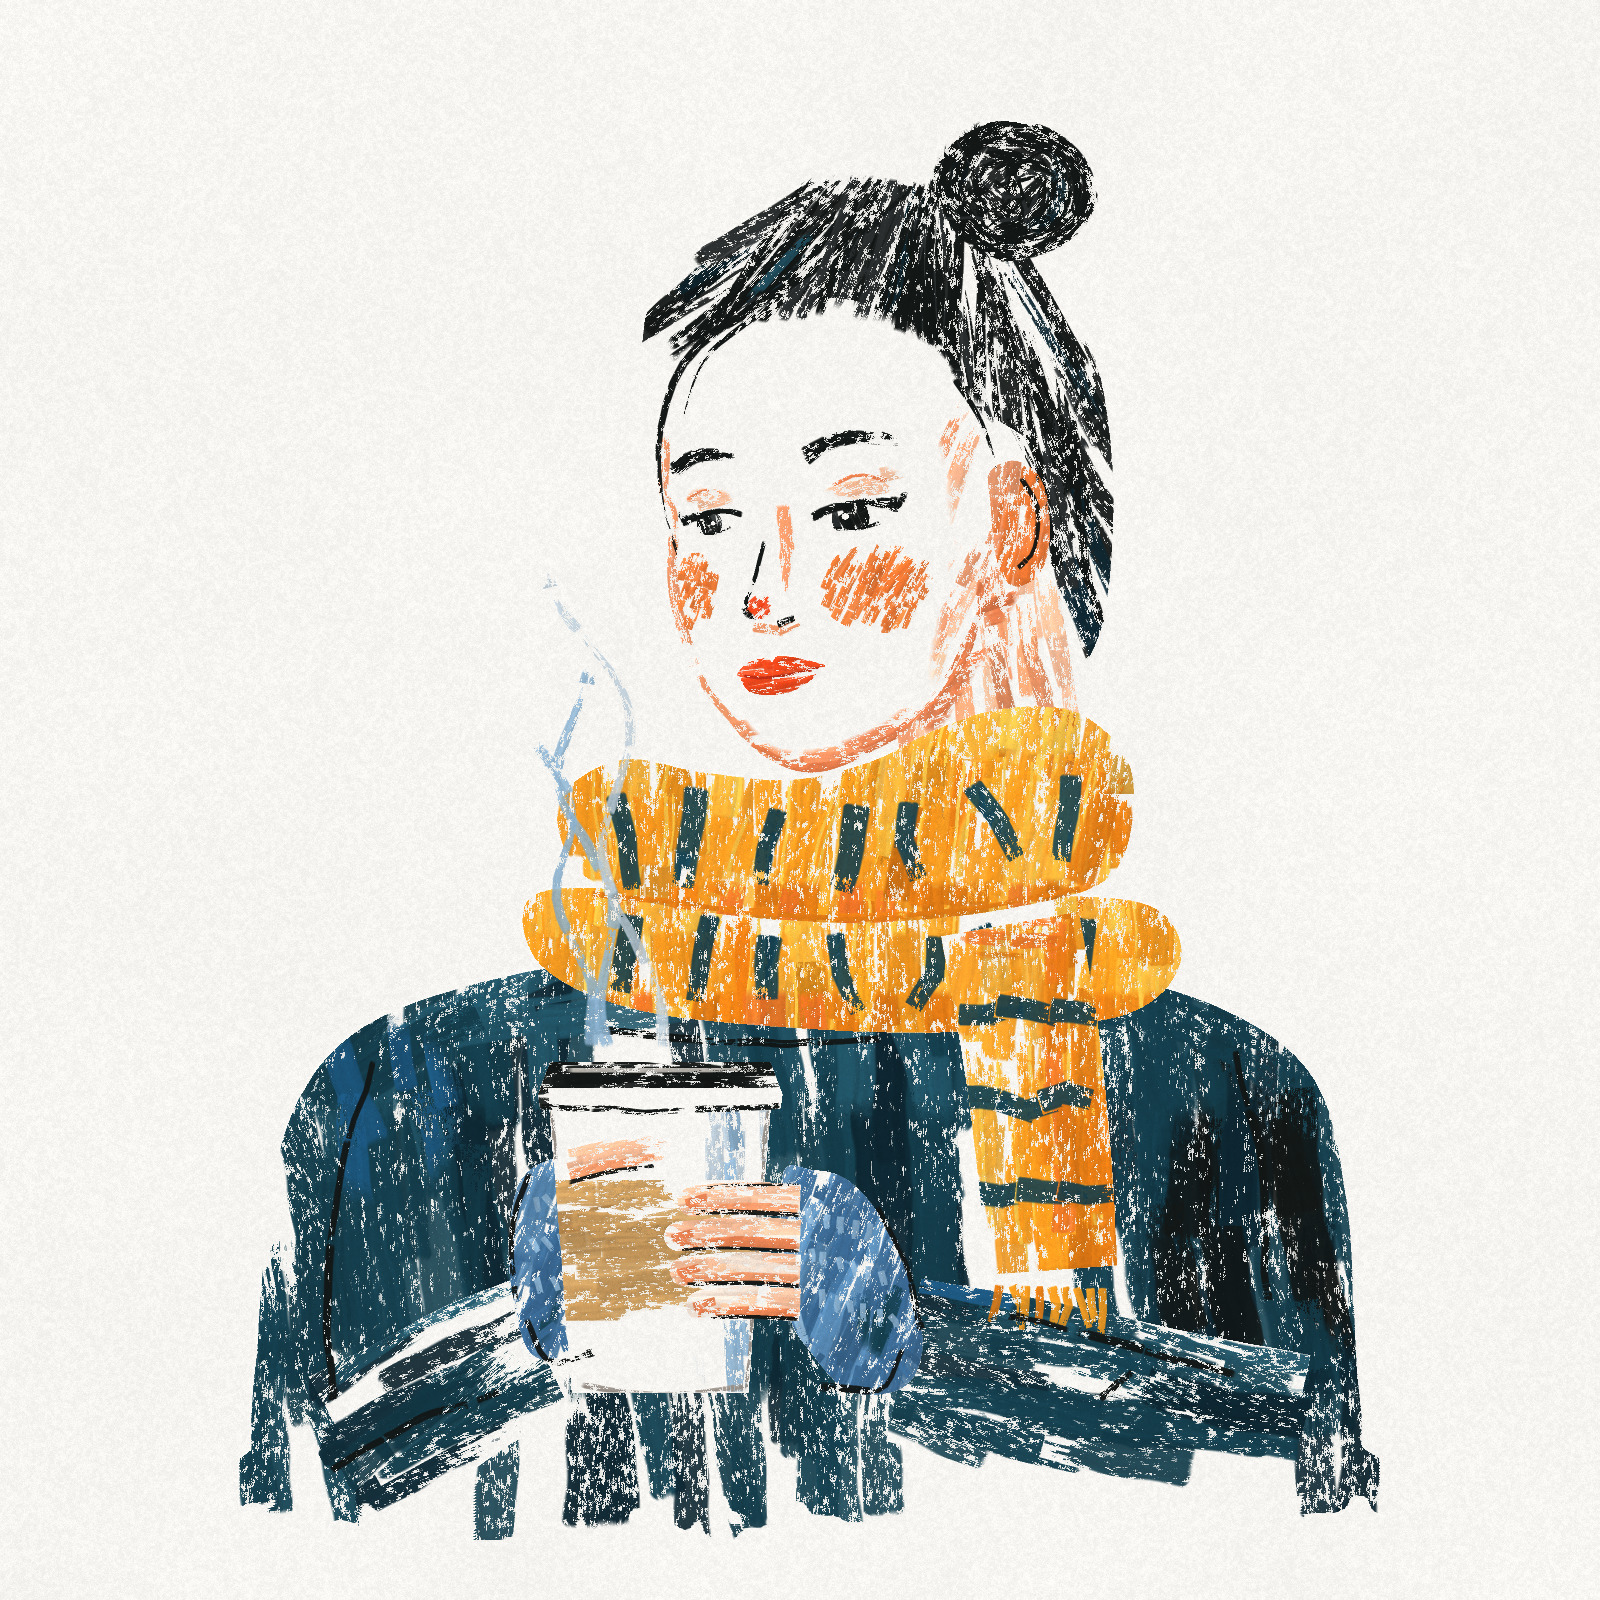

The script that saved this image:
"""Example (oil-pastel portrait): 捧着一杯热的 · Something Warm to Hold -- a winter-morning portrait in oil pastel.

A cold morning at an outdoor market. A young woman with her black hair pulled back into a loose bun holds a paper
cup up in both hands and looks down into it; the steam curls up past her face. Her cheeks, the tip of her nose and
her ear are red with the cold. A chunky saffron scarf, striped in navy, is wound twice round her neck up to the
chin, one end hanging in front; a navy wool coat; cool-blue fingerless gloves, the bare fingers of one hand wrapped
round the kraft sleeve of the cup, the thumb of the other on top; a black plastic lid. She floats on white paper as
a vignette: the coat runs out in dry streaks below, there is no background.

Drawn in the order an illustrator works with oil pastels: white paper -> the navy coat and sleeves laid in with
long parallel dry strokes -> the saffron scarf -> the black hair -> the skin (peach on the shadow side, the neck,
the ear, the fingers) -> the cup and the gloves -> the stripes and ribs as short bold dashes -> the black crayon
accents -> the face (eyes, brows, nose, blush, lips) -> steam and the last flyaway strokes. --stages writes those
steps as snapshots for the draw-on. No image model.
python3 oilpastel_warm_cup.py [out.jpg] [--stages DIR]
"""
import os, sys, time
sys.path.insert(0, os.path.join(os.path.dirname(os.path.abspath(__file__)), '..', 'lib'))
import numpy as np
from oilpastel import OilPastel

W, H = 1600, 1600
HC = np.array([800.0, 512.0])            # centre of her face (between the eyes)
S = 1.25                                 # face-local units -> canvas px
TILT = np.deg2rad(-5.0)                  # head leaning a little toward the cup
CS, SN = np.cos(TILT), np.sin(TILT)
CUP = dict(cx=660.0, top=1088.0, bot=1392.0, wt=112.0, wb=88.0)     # half-widths at the rim and the base
KRAFT = (1180.0, 1320.0)
FINGERS = ((1198, 690), (1233, 676), (1268, 682), (1302, 698))      # (y, x of the tip) of the near hand's fingers


def F(u, v):
    """face-local (u right, v down, before the tilt) -> canvas"""
    u, v = u * S, v * S
    return (HC[0] + u * CS - v * SN, HC[1] + u * SN + v * CS)


def FL(pts):
    return [F(u, v) for u, v in pts]


def cup_x(y, side):
    """the cup's silhouette: x of its left (side=-1) or right (+1) edge at height y"""
    c = CUP
    t = np.clip((y - c['top']) / (c['bot'] - c['top']), 0, 1)
    return c['cx'] + side * (c['wt'] + (c['wb'] - c['wt']) * t)


class Scene:
    def __init__(self, p):
        self.p = p
        self.plan()

    def __setattr__(self, k, v):
        # the canvas-sized masks are kept as uint8 (0..255): plenty for coverage, a quarter of the memory
        if isinstance(v, np.ndarray) and v.dtype != np.uint8 and v.ndim == 2 and v.shape == (H, W):
            v = np.round(np.clip(v, 0, 1) * 255).astype(np.uint8)
        object.__setattr__(self, k, v)

    def m(self, name):
        return getattr(self, name).astype(np.float32) * np.float32(1 / 255)

    # ------------------------------------------------------------------ shapes
    def plan(self):
        p = self.p
        # head: face, ear, neck, hair, bun
        self.face = p.poly(FL([(-104, -100), (-110, -48), (-100, -10), (-107, 36), (-101, 86), (-84, 140), (-52, 186),
                               (-12, 208), (36, 198), (86, 166), (126, 116), (148, 58), (152, 0), (146, -62),
                               (124, -122), (60, -164), (-30, -170), (-88, -146)]), smooth=True)
        self.ear = p.poly(FL([(150, -10), (172, -26), (194, -10), (198, 30), (188, 64), (166, 74), (154, 54)]),
                          smooth=True)
        self.neck = p.poly(FL([(60, 150), (150, 56), (200, 70), (212, 236), (40, 246)]))
        hair = p.poly(FL([(-104, -92), (-114, -140), (-94, -200), (-40, -242), (40, -262), (140, -242), (210, -186),
                          (244, -110), (252, -30), (246, 50), (230, 118), (204, 146), (198, 80), (200, 20),
                          (190, -36), (150, -72), (120, -124), (60, -150), (-30, -156), (-88, -136)]), smooth=True)
        self.bun_c = F(192, -242)
        self.bun = p.blob(self.bun_c[0], self.bun_c[1], 62 * S, 54 * S, 0.12, seed=4)
        self.hair = np.clip(hair + self.m('bun'), 0, 1)
        # scarf: two rolls round the neck, one end hanging in front
        self.r1 = p.poly([(560, 800), (620, 760), (700, 772), (790, 780), (870, 762), (940, 728), (1010, 708),
                          (1084, 716), (1132, 776), (1112, 874), (1010, 908), (880, 922), (760, 918), (640, 900),
                          (575, 866)], smooth=True)
        self.r2 = p.poly([(530, 898), (620, 890), (760, 916), (900, 918), (1030, 898), (1150, 906), (1180, 962),
                          (1120, 1016), (940, 1032), (770, 1026), (630, 1008), (540, 964)], smooth=True)
        self.end_path = [(1010, 924), (1030, 1040), (1044, 1160), (1052, 1270)]
        self.end = p.tube(self.end_path, [140, 138, 134, 130])
        # coat and sleeves
        self.coat = p.poly([(290, 1466), (254, 1440), (258, 1340), (272, 1190), (304, 1090), (372, 1022), (500, 978),
                            (640, 960), (900, 960), (1090, 972), (1228, 1012), (1314, 1080), (1346, 1200),
                            (1356, 1360), (1360, 1440), (1330, 1466), (800, 1470)], smooth=True)
        self.sl_far_path = [(350, 1450), (410, 1416), (476, 1376), (540, 1346)]
        self.sl_far = p.tube(self.sl_far_path, [168, 160, 152, 144]) * self.m('coat')
        self.sl_near_path = [(1290, 1450), (1170, 1424), (1040, 1390), (904, 1360)]
        self.sl_near = p.tube(self.sl_near_path, [194, 188, 178, 166]) * self.m('coat')
        # cup, lid, kraft sleeve
        c = CUP
        ys = np.linspace(c['top'], c['bot'], 12)
        self.cup = p.poly([(cup_x(y, -1), y) for y in ys] + [(cup_x(y, 1), y) for y in ys[::-1]])
        self.lid = p.poly([(c['cx'] - c['wt'] - 10, c['top'] + 6), (c['cx'] - c['wt'] + 2, c['top'] - 26),
                           (c['cx'] + c['wt'] - 2, c['top'] - 26), (c['cx'] + c['wt'] + 10, c['top'] + 6),
                           (c['cx'] + c['wt'] + 8, c['top'] + 20), (c['cx'] - c['wt'] - 8, c['top'] + 20)])
        y0, y1 = KRAFT
        self.kraft = p.poly([(cup_x(y0, -1) - 3, y0), (cup_x(y0, 1) + 3, y0), (cup_x(y1, 1) + 3, y1),
                             (cup_x(y1, -1) - 3, y1)])
        # hands: the near glove on the right of the cup, four bare fingers across its front; the far glove on the
        # left, its thumb across the front above the fingers
        self.glove_n = p.poly([(782, 1178), (812, 1170), (850, 1182), (886, 1226), (912, 1290), (922, 1350),
                               (902, 1388), (852, 1392), (814, 1356), (788, 1306)], smooth=True)
        self.finger_paths, fing = [], []
        for y, tip in FINGERS:
            path = [(800, y + 3), (740, y), (tip, y + 3)]
            self.finger_paths.append(path)
            fing.append(p.tube(path, [33, 32, 29]) + p.ellipse(tip + 2, y + 3, 14.5, 14.5))
        self.fing_each = [np.round(np.clip(f, 0, 1) * 255).astype(np.uint8) for f in fing]
        self.fingers = np.clip(sum(fing), 0, 1)
        self.glove_f = p.poly([(524, 1176), (566, 1156), (598, 1166), (604, 1246), (594, 1316), (566, 1356),
                               (530, 1352), (512, 1290), (510, 1226)], smooth=True)
        self.thumb_path = [(568, 1168), (612, 1156), (654, 1150)]
        self.thumb = np.clip(p.tube(self.thumb_path, [36, 32, 28]) + p.ellipse(656, 1151, 14, 14), 0, 1)
        # visible parts, front to back
        order = ['fingers', 'glove_n', 'thumb', 'cup', 'lid', 'glove_f', 'sl_near', 'sl_far', 'end', 'r1', 'r2',
                 'face', 'ear', 'neck', 'hair', 'coat']
        front = np.zeros((H, W), np.float32)
        for name in order:
            if name == 'coat': self.front_coat = front.copy()
            if name == 'sl_near': self.front_sleeves = front.copy()
            mm = self.m(name)
            setattr(self, name + '_v', np.clip(mm - front, 0, 1))
            front = np.clip(front + mm, 0, 1)
        del front
        # only the visible parts are needed from here on (and a few whole shapes for fields and boxes)
        for k in ('face', 'ear', 'neck', 'end', 'sl_far', 'sl_near', 'cup', 'glove_n', 'glove_f', 'thumb', 'fingers'):
            delattr(self, k)

    # ------------------------------------------------------------------ 1. the coat
    def coat_(self):
        p = self.p
        cv = self.m('coat_v')
        # long parallel strokes, a little slanted, running out in streaks at the bottom
        fc = self.m('front_coat')
        body = cv * p.soften(p.below(None, 1390, invert=True), 30)
        p.fill(body, p.flow(-96, 5, 300, seed=11), {'navy': 6, 'navy_deep': 2, 'black': 1}, length=(160, 320),
               width=(40, 62), density=3.0, pressure=0.97, dry=0.24, streak=0.3, edge=0.45, avoid=fc, seed=12)
        low = cv * p.soften(p.below(None, 1330), 30)
        p.fill(low, p.flow(-94, 5, 300, seed=18), {'navy': 5, 'navy_deep': 3}, length=(140, 260),
               width=(38, 58), density=2.4, pressure=0.88, dry=0.42, streak=0.45, spill=(0, 70), edge=0.6, avoid=fc,
               seed=19)
        # her near side, away from the light, and the lower coat: deeper navy and black
        shade = cv * p.spot(1250, 1260, 200, 360, solid=0.1)
        p.fill(shade, -95, {'navy_deep': 3, 'black': 1}, length=(130, 260), width=(34, 52), density=1.3,
               pressure=0.9, dry=0.4, avoid=fc, seed=13)
        # shoulders: strokes following the slope; the light catching the far shoulder
        sh = cv * p.soften(p.below(None, 1110, invert=True), 30)
        p.fill(sh, p.contour(self.m('coat'), 40, 0, -95), {'navy': 3, 'navy_light': 2}, length=(110, 220),
               width=(32, 46), density=1.3, pressure=0.86, dry=0.35, seed=14)
        p.fill(cv * p.spot(380, 1110, 130, 150, solid=0.2), -100, {'cobalt': 2, 'navy_light': 2}, length=(100, 200),
               width=(24, 36), density=1.0, pressure=0.78, dry=0.45, seed=15)
        # sleeves: along the forearm, lighter along the top
        for name, path, seed in (('sl_far_v', self.sl_far_path, 16), ('sl_near_v', self.sl_near_path, 17)):
            mm = self.m(name)
            a = np.rad2deg(np.arctan2(path[-1][1] - path[0][1], path[-1][0] - path[0][0]))
            p.fill(mm, a, {'navy': 5, 'navy_deep': 2}, length=(130, 240), width=(34, 50), density=3.0,
                   pressure=0.96, dry=0.28, edge=0.4, spill=(0, 60), avoid=self.m('front_sleeves'), seed=seed)
            xs = [q[0] for q in path]; ys = [q[1] - 62 for q in path]
            o = np.argsort(xs)
            top = mm * p.soften(p.below(list(np.array(xs)[o]), list(np.array(ys)[o]), invert=True), 18)
            p.fill(top, a, {'navy_light': 2, 'cobalt': 1}, length=(90, 180), width=(20, 30), density=1.0,
                   pressure=0.78, dry=0.45, seed=seed + 20)

    # ------------------------------------------------------------------ 2. the scarf
    def scarf(self):
        p = self.p
        for name, seed in (('r2', 21), ('r1', 22)):
            mm = self.m(name + '_v')
            fld = p.flow(-86 if name == 'r1' else -90, 7, 200, seed=seed + 40)
            p.fill(mm, fld, {'saffron': 5, 'marigold': 2, 'saffron_deep': 1}, length=(60, 130), width=(30, 44),
                   density=3.0, pressure=0.93, dry=0.28, mix=('yellow', 0.1), edge=0.5, seed=seed)
            bb = p._bbox(self.m(name))
            # the top of each roll in the light, the underside in shadow
            top = mm * p.soften(p.below(None, bb[1] + 46, invert=True), 10)
            p.fill(top, fld, {'marigold': 2, 'yellow': 1}, length=(40, 80), width=(18, 26), density=1.2,
                   pressure=0.8, dry=0.4, seed=seed + 3)
            under = mm * p.soften(p.below(None, bb[3] - 40), 10)
            p.fill(under, fld, {'saffron_deep': 2, 'orange': 1}, length=(40, 80), width=(20, 30), density=1.5,
                   pressure=0.86, dry=0.35, seed=seed + 5)
        ev = self.m('end_v')
        p.fill(ev, -92, {'saffron': 5, 'marigold': 2, 'saffron_deep': 1}, length=(80, 160), width=(30, 42),
               density=3.0, pressure=0.93, dry=0.3, mix=('yellow', 0.1), edge=0.45, seed=23)
        p.fill(ev * p.soften(p.rect(1040, 900, 1140, 1300), 12), -92, {'saffron_deep': 2, 'orange': 1},
               length=(60, 130), width=(20, 30), density=1.2, pressure=0.84, dry=0.4, seed=24)
        # where the end comes out from under the rolls
        p.fill(ev * p.spot(1012, 935, 90, 40, solid=0.2), 0, {'saffron_deep': 1, 'orange': 1}, length=(40, 80),
               width=(14, 22), density=1.4, pressure=0.84, seed=25)

    # ------------------------------------------------------------------ 3. the hair
    def hair_(self):
        p = self.p
        hv = self.m('hair_v')
        bc = self.bun_c
        tx, ty = bc[0] - 70, bc[1] - 90                     # swept up and back: aim a little above the bun
        fld = lambda x, y: np.rad2deg(np.arctan2(ty - y, tx - x))
        # an open base, swept back from the hairline toward the bun
        p.fill(hv * (1 - self.m('bun')), fld, {'black': 5, 'charcoal': 1, 'navy_deep': 1}, length=(110, 220),
               width=(18, 28), density=1.8, pressure=0.92, dry=0.45, streak=0.5, edge=0.85, seed=31)
        # the strands: long strokes from the hairline back to the bun, over the edge of the mass
        line = p.poly(FL([(-108, -100), (-92, -146), (-30, -164), (60, -158), (122, -128), (152, -76), (160, -40),
                          (150, -60), (116, -116), (58, -146), (-30, -152), (-86, -134)]))
        hclip = p._edge_clip(np.clip(p.soften(self.m('hair'), 6) * 1.6, 0, 1), 0.8)
        p.hair(None, fld, ('black', 'black', 'charcoal'), 70, (160, 320), (9, 16), bend=0.035, pressure=0.92,
               roots=line, dry=0.45, taper=0.65, clip=hclip, seed=32)
        nape = p.poly(FL([(196, -40), (246, -40), (240, 110), (204, 130)]))
        p.hair(None, fld, ('black', 'charcoal'), 14, (100, 200), (9, 14), bend=0.03, pressure=0.88, roots=nape,
               taper=0.6, seed=33)
        # the bun: scribbled round and round
        bm = self.m('bun') * hv
        p.fill(bm, p.contour(self.m('bun'), 14, 0), {'black': 4, 'navy_deep': 1}, length=(70, 140), width=(16, 24),
               density=2.4, pressure=0.9, dry=0.4, edge=0.7, seed=34)
        r = np.random.default_rng(35)
        for i in range(5):
            t = np.linspace(0, 2 * np.pi * r.uniform(0.7, 1.1), 30) + r.uniform(0, 6.3)
            rr = (r.uniform(0.45, 0.95) * 62 * S)
            pts = [(bc[0] + rr * np.cos(a) * 1.1, bc[1] + rr * np.sin(a) * 0.92) for a in t]
            p.crayon(pts, r.uniform(7, 11), 'black', 0.9, wobble=2.0, seed=36 + i)
        # the light on the crown: a few navy strokes
        crown = hv * p.spot(*F(0, -200), 110 * S, 50 * S, solid=0.1)
        p.fill(crown, fld, 'navy_light', length=(90, 170), width=(6, 10), density=0.2, pressure=0.7, dry=0.5,
               seed=41)

    # ------------------------------------------------------------------ 4. skin
    def skin(self):
        p = self.p
        fv = self.m('face_v')
        # the face is the paper; peach only on the shadow side: the side plane from the temple to the jaw
        side = fv * p.soften(p.poly(FL([(104, -112), (148, -64), (152, 54), (128, 112), (92, 156), (100, 110),
                                        (120, 40), (118, -40)]), smooth=True), 10)
        p.fill(side, -68, {'peach': 2, 'peach_light': 3}, length=(50, 110), width=(12, 20), density=1.0,
               pressure=0.74, dry=0.45, seed=51)
        # under the chin and along the jaw, the far contour, the temple
        jaw = fv * p.soften(p.poly(FL([(-70, 150), (-30, 190), (40, 180), (100, 146), (112, 166), (40, 210),
                                       (-16, 216), (-64, 192)]), smooth=True), 6)
        p.fill(jaw, -12, {'peach': 2, 'peach_deep': 1}, length=(50, 100), width=(14, 22), density=1.7, pressure=0.84,
               dry=0.35, seed=52)
        p.crayon(FL([(-102, -70), (-106, -30), (-100, -6), (-106, 36), (-100, 84), (-86, 132), (-56, 178)]), 9,
                 'peach', 0.8, wobble=1.4, gap=0.15, seed=53)
        p.crayon(FL([(-56, 182), (-14, 204), (30, 196), (80, 170), (118, 126), (142, 70)]), 8, 'peach_deep', 0.82,
                 gap=0.15, seed=54)
        # the eye sockets, the nose's shadow side and its underside
        p.fill(fv * p.spot(*F(52, -20), 56 * S, 24 * S, solid=0.2), -15, 'peach_light', length=(30, 70),
               width=(12, 18), density=1.4, pressure=0.68, dry=0.4, seed=55)
        p.fill(fv * p.spot(*F(-72, -16), 30 * S, 18 * S, solid=0.2), -15, 'peach_light', length=(20, 50),
               width=(10, 16), density=1.2, pressure=0.64, dry=0.4, seed=56)
        p.lines([FL([(-14, -8), (-12, 30), (-20, 62)])], 'peach', 15, 0.78, dry=0.4, seed=57)
        p.lines([FL([(-46, 88), (-26, 94), (-4, 86)])], 'peach', 11, 0.74, dry=0.3, seed=58)
        # the neck under the jaw, in shadow
        nv = self.m('neck_v')
        p.fill(nv, -100, {'peach_light': 2, 'peach': 2}, length=(60, 120), width=(16, 24), density=1.8,
               pressure=0.8, dry=0.4, edge=0.5, seed=59)
        p.fill(nv * p.soften(p.poly(FL([(60, 150), (150, 56), (170, 80), (90, 190)])), 8), -20, 'peach_deep',
               length=(40, 80), width=(12, 18), density=1.4, pressure=0.8, dry=0.4, seed=60)
        # the ear: red with cold
        ev = self.m('ear_v')
        p.fill(ev, -80, {'blush': 2, 'peach': 1}, length=(40, 80), width=(14, 20), density=2.6, pressure=0.88,
               edge=0.4, seed=50)
        # bare fingers and thumb: paper, peach along the underside and at the knuckle end
        for i, (path, fm) in enumerate(zip(self.finger_paths, self.fing_each)):
            fm = fm.astype(np.float32) * np.float32(1 / 255)
            p.fill(fm, 180, {'peach_light': 2, 'skin_pale': 1}, length=(50, 90), width=(14, 20), density=2.6,
                   pressure=0.84, dry=0.3, clip=p._edge_clip(fm, 0.2), seed=61 + i)
            q = [(x, y + 9) for x, y in path]
            p.lines([q], {'peach': 2, 'peach_deep': 1}, 12, 0.88, dry=0.3, clip=fm, seed=65 + i)
            tip = path[-1]
            p.lines([[(tip[0] + 18, tip[1] - 4), (tip[0] - 4, tip[1] + 2), (tip[0] + 10, tip[1] + 12)]], 'peach_deep',
                    9, 0.8, dry=0.3, clip=fm, seed=69 + i)
        tv = self.m('thumb_v')
        p.fill(tv, -14, {'peach_light': 2, 'skin_pale': 1}, length=(50, 90), width=(14, 20), density=2.6,
               pressure=0.84, dry=0.3, clip=p._edge_clip(tv, 0.2), seed=73)
        p.lines([[(x, y + 9) for x, y in self.thumb_path]], 'peach', 12, 0.86, dry=0.3, clip=tv, seed=74)

    # ------------------------------------------------------------------ 5. cup and gloves
    def cup_(self):
        p = self.p
        c = CUP
        cv = self.m('cup_v')
        kr = self.m('kraft') * cv
        p.fill(kr, -2, {'kraft': 3, 'kraft_dark': 1}, length=(70, 140), width=(20, 30), density=3.0, pressure=0.92,
               dry=0.28, edge=0.3, seed=71)
        # the paper cup: white, a cool shadow down its right side, a warm-grey contour
        body = cv * (1 - self.m('kraft')) * (1 - self.m('lid'))
        shadow = body * p.soften(p.rect(c['cx'] + 40, c['top'], c['cx'] + 130, c['bot']), 16)
        p.fill(shadow, -92, {'mist': 2, 'cool_light': 1}, length=(50, 110), width=(16, 24), density=1.6,
               pressure=0.74, dry=0.35, seed=72)
        p.crayon([(cup_x(y, 1) - 2, y) for y in np.linspace(c['top'] + 22, c['bot'], 8)], 6, 'warmgrey', 0.82,
                 clip=cv, seed=73)
        p.crayon([(cup_x(y, -1) + 2, y) for y in np.linspace(c['top'] + 22, KRAFT[0] - 20, 4)], 5, 'warmgrey', 0.7,
                 clip=cv, seed=74)
        p.crayon([(cup_x(c['bot'] - 4, -1) + 8, c['bot'] - 6), (c['cx'], c['bot'] + 2),
                  (cup_x(c['bot'] - 4, 1) - 6, c['bot'] - 6)], 6, 'warmgrey', 0.8, clip=cv, seed=75)
        # the lid
        lv = self.m('lid_v')
        p.fill(lv, 0, {'black': 3, 'charcoal': 1}, length=(60, 120), width=(16, 22), density=3.0, pressure=0.94,
               dry=0.2, edge=0.3, seed=76)
        p.lines([[(c['cx'] - c['wt'] + 16, c['top'] - 18), (c['cx'] + c['wt'] - 16, c['top'] - 18)]], 'grey', 5,
                0.62, dry=0.3, seed=77)
        # gloves: cool blue knit, darker on their shadow side
        for name, seed, dark in (('glove_f_v', 78, (520, 1300)), ('glove_n_v', 79, (900, 1320))):
            gm = self.m(name)
            p.fill(gm, -70, {'cool': 2, 'cool_deep': 2}, length=(50, 100), width=(18, 26),
                   density=3.2, pressure=0.97, dry=0.2, streak=0.3, edge=0.35, seed=seed)
            p.fill(gm * p.spot(dark[0], dark[1], 70, 80, solid=0.2), -78, {'cool_deep': 2, 'navy': 1},
                   length=(40, 80), width=(14, 22), density=1.4, pressure=0.86, dry=0.35, seed=seed + 10)

    # ------------------------------------------------------------------ 6. stripes and ribs
    def stripes(self):
        p = self.p
        # navy stripes across each roll of the scarf
        p.dashes([(586, 846), (680, 836), (790, 848), (900, 842), (1010, 818), (1100, 818)], 'navy', 74,
                 (70, 112), (20, 30), 90, jitter=11, clip=self.m('r1_v'), seed=81)
        p.dashes([(556, 952), (670, 954), (800, 970), (940, 970), (1080, 956), (1150, 950)], 'navy', 78,
                 (60, 98), (20, 30), 90, jitter=11, clip=self.m('r2_v'), seed=82)
        # on the hanging end the stripes are bands across it
        for y in (1010, 1100, 1190):
            x = np.interp(y, [924, 1040, 1160, 1270], [1010, 1030, 1044, 1052])
            p.dashes([(x - 64, y), (x + 64, y + 2)], 'navy', 40, (48, 64), (22, 28), 0, jitter=4,
                     clip=self.m('end_v'), seed=83 + int(y))
        # the fringe: short dashes hanging under the end
        p.dashes([(992, 1286), (1112, 1290)], {'saffron': 2, 'saffron_deep': 1}, 13, (34, 50), (8, 11), 90,
                 jitter=9, along=0.45, seed=89)
        # ribbed cuffs on the gloves, the rolled edge where the fingers come out
        p.dashes([(808, 1370), (870, 1386), (930, 1356)], 'cool_deep', 14, (26, 34), (7, 9), 90, along=-0.2,
                 clip=self.m('glove_n_v'), seed=90)
        p.dashes([(520, 1310), (556, 1346), (596, 1326)], 'cool_deep', 14, (26, 34), (7, 9), 90, along=-0.2,
                 clip=self.m('glove_f_v'), seed=91)
        p.crayon([(792, 1180), (788, 1240), (792, 1300), (804, 1344)], 11, 'cool_light', 0.88,
                 clip=self.m('glove_n_v'), seed=92)
        # knit rows over the backs of the gloves: short light dashes
        rows = (((800, 1214), (880, 1236)), ((806, 1254), (896, 1282)), ((814, 1296), (906, 1326)),
                ((526, 1206), (594, 1196)), ((524, 1246), (598, 1238)), ((528, 1286), (594, 1280)))
        for i, (a, b) in enumerate(rows):
            p.dashes([a, b], 'cool_light', 15, (14, 20), (6, 8), 70, jitter=10, pressure=0.8,
                     clip=self.m('glove_n_v' if i < 3 else 'glove_f_v'), seed=93 + i)

    # ------------------------------------------------------------------ 7. black accents
    def accents(self):
        p = self.p
        # coat: the arms against the body, the folds of the sleeves, the shadow under the scarf
        p.crayon([(372, 1060), (340, 1180), (328, 1310), (334, 1400)], 9, seed=101)
        p.crayon([(1236, 1050), (1262, 1170), (1266, 1300)], 9, seed=102)
        p.crayon([(330, 1470), (420, 1420), (500, 1394)], 8, seed=103)
        p.crayon([(1236, 1376), (1120, 1344), (1010, 1316)], 8, pressure=0.86, seed=104)
        p.crayon([(1100, 1400), (1130, 1372)], 7, seed=105)
        p.crayon([(600, 1030), (740, 1044), (880, 1040)], 8, pressure=0.84, seed=106)
        # sleeve ends against the gloves
        p.crayon([(526, 1318), (548, 1364), (594, 1352)], 7, pressure=0.86, seed=107)
        p.crayon([(906, 1350), (878, 1392), (820, 1386)], 7, pressure=0.86, seed=108)
        # the gloves' outer contours
        p.crayon([(876, 1206), (906, 1262), (920, 1330)], 6, pressure=0.84, gap=0.2, seed=120)
        p.crayon([(530, 1172), (512, 1226), (514, 1300)], 6, pressure=0.84, gap=0.2, seed=121)
        # where one roll of the scarf tucks under the other
        p.crayon([(590, 892), (700, 906), (840, 918), (980, 908), (1080, 888)], 7, 'saffron_deep', 0.92, seed=109)
        # fingers: under each finger, and the gap above the first
        for i, path in enumerate(self.finger_paths):
            q = [(x, y + 15) for x, y in path[:2]] + [(path[2][0] + 6, path[2][1] + 13)]
            p.crayon(q, 5, 'black', 0.88, wobble=0.6, gap=0.2, seed=110 + i)
        p.crayon([(x, y - 15) for x, y in self.finger_paths[0][:2]] + [(FINGERS[0][1] + 10, FINGERS[0][0] - 10)], 4.5,
                 'black', 0.82, gap=0.3, seed=115)
        p.crayon([(x, y + 15) for x, y in self.thumb_path], 4.5, 'black', 0.82, seed=116)
        # the lid's rim
        c = CUP
        p.crayon([(c['cx'] - c['wt'] - 8, c['top'] + 18), (c['cx'], c['top'] + 22),
                  (c['cx'] + c['wt'] + 8, c['top'] + 18)], 6, seed=117)
        # the ear's curl, the line of the jaw into the neck
        p.crayon(FL([(178, -12), (190, 14), (184, 46), (170, 60)]), 6, 'black', 0.86, seed=118)
        p.crayon(FL([(96, 160), (126, 118), (146, 64)]), 5, 'peach_deep', 0.8, seed=119)

    # ------------------------------------------------------------------ 8. the face
    def features(self):
        p = self.p
        # blush: the near cheek big, the far cheek smaller; the cold red tip of the nose
        p.blush(*F(58, 66), 48 * S, 34 * S, 'blush', -60, 0.92, seed=121)
        p.blush(*F(-88, 56), 20 * S, 30 * S, 'blush', -70, 0.85, clip=self.m('face_v'), seed=122)
        p.blush(*F(-36, 72), 14 * S, 10 * S, 'vermilion', -40, 0.6, seed=123)
        # eyes looking down into the cup, the far one narrower and a little higher
        p.eye(*F(44, 2), 72 * S, 33 * S, look=(-0.45, 0.7), lid=0.6, side=1, rot=-6, seed=124)
        p.eye(*F(-70, -2), 48 * S, 28 * S, look=(-0.55, 0.7), lid=0.6, side=-1, rot=-10, lash=0.3, seed=125)
        p.brow(FL([(6, -44), (44, -56), (86, -49)]), 19, seed=126)
        p.brow(FL([(-98, -41), (-76, -52), (-46, -50)]), 17, seed=127)
        # nose: the far contour, a nostril
        p.crayon(FL([(-30, 20), (-42, 50), (-52, 72), (-44, 84)]), 6, 'black', 0.9, seed=128)
        p.crayon(FL([(-26, 88), (-12, 86)]), 7, 'black', 0.92, seed=129)
        # lips: small, closed, a hint of a smile
        p.lips(*F(-26, 128), 70 * S, 28 * S, smile=0.25, rot=-6, side=-1, seed=130)

    # ------------------------------------------------------------------ 9. steam and last touches
    def last(self):
        p = self.p
        c = CUP
        for i, (x, h, sw, col) in enumerate(((618, 380, 26, 'cool_light'), (652, 470, 34, 'mist'),
                                              (592, 300, 20, 'cool_light'))):
            p.wisp(x, c['top'] - 40, h, sw, col, 15, 0.9, seed=131 + i)
        # loose hair: strands escaping at the far temple and over the ear, flyaways off the bun
        p.stroke(FL([(-40, -160), (-80, -130), (-104, -80), (-110, -20), (-100, 30)]), 11, 'black', pressure=0.92,
                 dry=0.5, taper=0.75, seed=135)
        p.stroke(FL([(-20, -160), (-66, -128), (-88, -80), (-92, -36)]), 7, 'black', pressure=0.86, dry=0.5,
                 taper=0.8, seed=136)
        p.stroke(FL([(132, -96), (152, -56), (160, -18)]), 7, 'black', pressure=0.88, dry=0.5, taper=0.75, seed=137)
        bc = self.bun_c
        p.hair(p.spot(bc[0], bc[1], 76, 66, solid=0.3), p.radial(bc[0], bc[1], 35), ('black', 'black', 'charcoal'),
               9, (90, 170), (4, 7), bend=0.12, pressure=0.86, seed=138)


PHASES = ('coat_', 'scarf', 'hair_', 'skin', 'cup_', 'stripes', 'accents', 'features', 'last')


def main():
    out = sys.argv[1] if len(sys.argv) > 1 and not sys.argv[1].startswith('--') else 'oilpastel_warm_cup.jpg'
    stages = sys.argv[sys.argv.index('--stages') + 1] if '--stages' in sys.argv else None
    T0 = time.time()
    tick = (lambda name: print(f'{name:12s} {time.time() - T0:5.1f}s')) if os.environ.get('OP_TIMING') else (lambda n: None)
    p = OilPastel(W, H, seed=8, keep_stages=bool(stages), stages_dir=stages)
    p.finish()
    p.paper()
    p.stage('paper')
    sc = Scene(p)
    tick('setup')
    for name in PHASES[:-1]:
        getattr(sc, name)()
        tick(name)
        p.stage(name.strip('_'))
    getattr(sc, PHASES[-1])()
    tick(PHASES[-1])
    p.save(out, stages_dir=stages)
    print('saved', out, f'{time.time() - T0:.1f}s', p.n_strokes, 'strokes')


if __name__ == '__main__':
    main()
